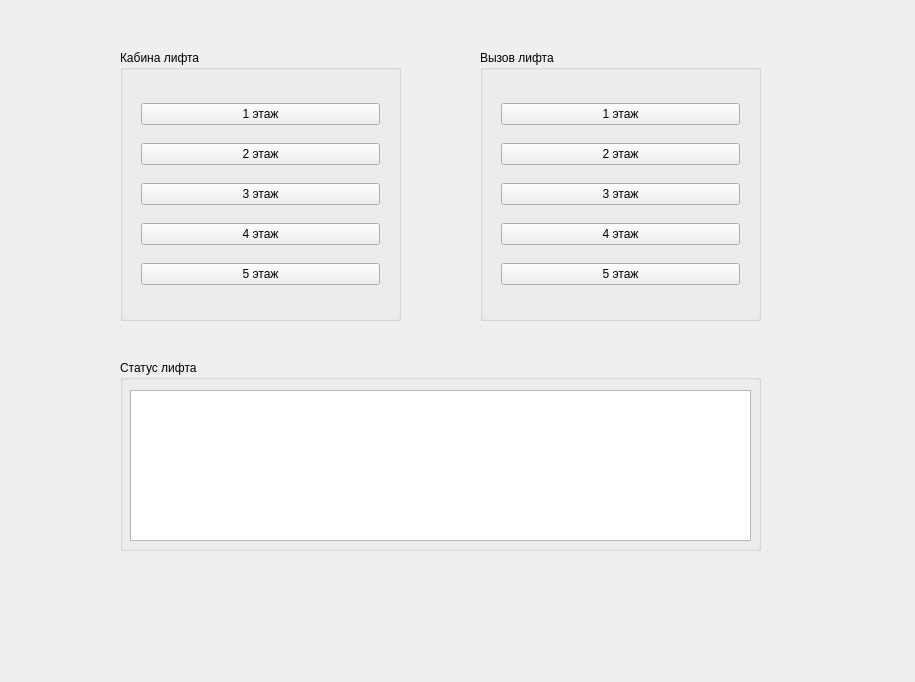
<?xml version="1.0" encoding="UTF-8"?>
<ui version="4.0">
 <class>Widget</class>
 <widget class="QWidget" name="Widget">
  <property name="geometry">
   <rect>
    <x>0</x>
    <y>0</y>
    <width>915</width>
    <height>682</height>
   </rect>
  </property>
  <property name="windowTitle">
   <string>Widget</string>
  </property>
  <widget class="QGroupBox" name="groupBox">
   <property name="geometry">
    <rect>
     <x>120</x>
     <y>50</y>
     <width>281</width>
     <height>271</height>
    </rect>
   </property>
   <property name="title">
    <string>Кабина лифта</string>
   </property>
   <widget class="QWidget" name="verticalLayoutWidget">
    <property name="geometry">
     <rect>
      <x>10</x>
      <y>30</y>
      <width>261</width>
      <height>231</height>
     </rect>
    </property>
    <layout class="QVBoxLayout" name="verticalLayout">
     <item>
      <widget class="QPushButton" name="inFloor1">
       <property name="text">
        <string>1 этаж</string>
       </property>
      </widget>
     </item>
     <item>
      <widget class="QPushButton" name="inFloor2">
       <property name="text">
        <string>2 этаж</string>
       </property>
      </widget>
     </item>
     <item>
      <widget class="QPushButton" name="inFloor3">
       <property name="text">
        <string>3 этаж</string>
       </property>
      </widget>
     </item>
     <item>
      <widget class="QPushButton" name="inFloor4">
       <property name="text">
        <string>4 этаж</string>
       </property>
      </widget>
     </item>
     <item>
      <widget class="QPushButton" name="inFloor5">
       <property name="text">
        <string>5 этаж</string>
       </property>
      </widget>
     </item>
    </layout>
   </widget>
  </widget>
  <widget class="QGroupBox" name="groupBox_2">
   <property name="geometry">
    <rect>
     <x>480</x>
     <y>50</y>
     <width>281</width>
     <height>271</height>
    </rect>
   </property>
   <property name="title">
    <string>Вызов лифта </string>
   </property>
   <widget class="QWidget" name="verticalLayoutWidget_2">
    <property name="geometry">
     <rect>
      <x>10</x>
      <y>30</y>
      <width>261</width>
      <height>231</height>
     </rect>
    </property>
    <layout class="QVBoxLayout" name="verticalLayout_2">
     <item>
      <widget class="QPushButton" name="outFloor1">
       <property name="text">
        <string>1 этаж</string>
       </property>
      </widget>
     </item>
     <item>
      <widget class="QPushButton" name="outFloor2">
       <property name="text">
        <string>2 этаж</string>
       </property>
      </widget>
     </item>
     <item>
      <widget class="QPushButton" name="outFloor3">
       <property name="text">
        <string>3 этаж</string>
       </property>
      </widget>
     </item>
     <item>
      <widget class="QPushButton" name="outFloor4">
       <property name="text">
        <string>4 этаж</string>
       </property>
      </widget>
     </item>
     <item>
      <widget class="QPushButton" name="outFloor5">
       <property name="text">
        <string>5 этаж</string>
       </property>
      </widget>
     </item>
    </layout>
   </widget>
  </widget>
  <widget class="QGroupBox" name="groupBox_3">
   <property name="geometry">
    <rect>
     <x>120</x>
     <y>360</y>
     <width>641</width>
     <height>191</height>
    </rect>
   </property>
   <property name="title">
    <string>Статус лифта</string>
   </property>
   <widget class="QTextBrowser" name="liftStatus">
    <property name="geometry">
     <rect>
      <x>10</x>
      <y>30</y>
      <width>621</width>
      <height>151</height>
     </rect>
    </property>
    <property name="html">
     <string>&lt;!DOCTYPE HTML PUBLIC &quot;-//W3C//DTD HTML 4.0//EN&quot; &quot;http://www.w3.org/TR/REC-html40/strict.dtd&quot;&gt;
&lt;html&gt;&lt;head&gt;&lt;meta name=&quot;qrichtext&quot; content=&quot;1&quot; /&gt;&lt;style type=&quot;text/css&quot;&gt;
p, li { white-space: pre-wrap; }
&lt;/style&gt;&lt;/head&gt;&lt;body style=&quot; font-family:'Ubuntu'; font-size:11pt; font-weight:400; font-style:normal;&quot;&gt;
&lt;p style=&quot;-qt-paragraph-type:empty; margin-top:0px; margin-bottom:0px; margin-left:0px; margin-right:0px; -qt-block-indent:0; text-indent:0px;&quot;&gt;&lt;br /&gt;&lt;/p&gt;&lt;/body&gt;&lt;/html&gt;</string>
    </property>
   </widget>
  </widget>
 </widget>
 <layoutdefault spacing="6" margin="11"/>
 <resources/>
 <connections/>
</ui>
